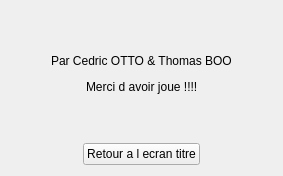
              <widget class="QWidget" name="Pagecredit">
               <layout class="QVBoxLayout" name="verticalLayout_26">
                <item>
                 <layout class="QVBoxLayout" name="verticalLayout_25">
                  <item>
                   <spacer name="verticalSpacer_22">
                    <property name="orientation">
                     <enum>Qt::Vertical</enum>
                    </property>
                    <property name="sizeHint" stdset="0">
                     <size>
                      <width>20</width>
                      <height>40</height>
                     </size>
                    </property>
                   </spacer>
                  </item>
                  <item>
                   <layout class="QVBoxLayout" name="verticalLayout_24">
                    <item>
                     <layout class="QHBoxLayout" name="horizontalLayout_21">
                      <item>
                       <spacer name="horizontalSpacer_39">
                        <property name="orientation">
                         <enum>Qt::Horizontal</enum>
                        </property>
                        <property name="sizeHint" stdset="0">
                         <size>
                          <width>40</width>
                          <height>20</height>
                         </size>
                        </property>
                       </spacer>
                      </item>
                      <item>
                       <widget class="QLabel" name="label_10">
                        <property name="text">
                         <string>Par Cedric OTTO &amp; Thomas BOO</string>
                        </property>
                       </widget>
                      </item>
                      <item>
                       <spacer name="horizontalSpacer_40">
                        <property name="orientation">
                         <enum>Qt::Horizontal</enum>
                        </property>
                        <property name="sizeHint" stdset="0">
                         <size>
                          <width>40</width>
                          <height>20</height>
                         </size>
                        </property>
                       </spacer>
                      </item>
                     </layout>
                    </item>
                    <item>
                     <layout class="QHBoxLayout" name="horizontalLayout_22">
                      <item>
                       <spacer name="horizontalSpacer_41">
                        <property name="orientation">
                         <enum>Qt::Horizontal</enum>
                        </property>
                        <property name="sizeHint" stdset="0">
                         <size>
                          <width>40</width>
                          <height>20</height>
                         </size>
                        </property>
                       </spacer>
                      </item>
                      <item>
                       <widget class="QLabel" name="label_11">
                        <property name="text">
                         <string>Merci d avoir joue !!!!</string>
                        </property>
                       </widget>
                      </item>
                      <item>
                       <spacer name="horizontalSpacer_42">
                        <property name="orientation">
                         <enum>Qt::Horizontal</enum>
                        </property>
                        <property name="sizeHint" stdset="0">
                         <size>
                          <width>40</width>
                          <height>20</height>
                         </size>
                        </property>
                       </spacer>
                      </item>
                     </layout>
                    </item>
                   </layout>
                  </item>
                  <item>
                   <spacer name="verticalSpacer_23">
                    <property name="orientation">
                     <enum>Qt::Vertical</enum>
                    </property>
                    <property name="sizeHint" stdset="0">
                     <size>
                      <width>20</width>
                      <height>40</height>
                     </size>
                    </property>
                   </spacer>
                  </item>
                  <item>
                   <layout class="QHBoxLayout" name="horizontalLayout_20">
                    <item>
                     <spacer name="horizontalSpacer_37">
                      <property name="orientation">
                       <enum>Qt::Horizontal</enum>
                      </property>
                      <property name="sizeHint" stdset="0">
                       <size>
                        <width>40</width>
                        <height>20</height>
                       </size>
                      </property>
                     </spacer>
                    </item>
                    <item>
                     <widget class="QPushButton" name="bretourecrantitre">
                      <property name="text">
                       <string>Retour a l ecran titre</string>
                      </property>
                     </widget>
                    </item>
                    <item>
                     <spacer name="horizontalSpacer_38">
                      <property name="orientation">
                       <enum>Qt::Horizontal</enum>
                      </property>
                      <property name="sizeHint" stdset="0">
                       <size>
                        <width>40</width>
                        <height>20</height>
                       </size>
                      </property>
                     </spacer>
                    </item>
                   </layout>
                  </item>
                 </layout>
                </item>
               </layout>
              </widget>
